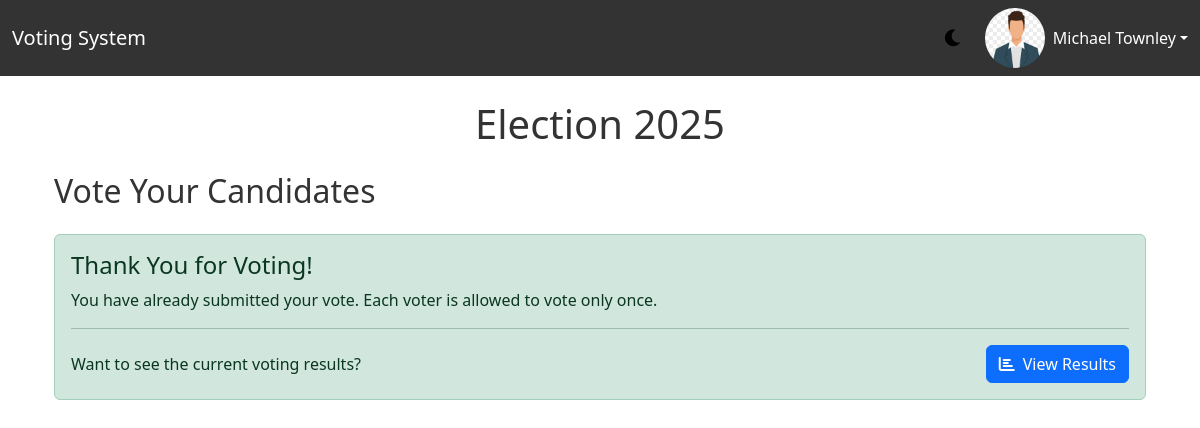
Screenshot of /dashboard.php (signed in) with the database file from the repository.
### tables this page shows
CREATE TABLE `voters` (
  `VoterID` int(11) NOT NULL,
  `FirstName` varchar(100) DEFAULT NULL,
  `LastName` varchar(100) DEFAULT NULL,
  `Email` varchar(100) DEFAULT NULL,
  `Password` varchar(255) DEFAULT NULL,
  `Photo` varchar(255) DEFAULT NULL,
  `Status` enum('active','inactive') DEFAULT 'active'
);

### dashboard.php (the view, shortened to what this page needs)
<?php
include 'config/config.php';
$voterID = $_SESSION['voter_id'];
$voterQuery = $conn->prepare("SELECT * FROM voters WHERE VoterID = ?");
$voterQuery->bind_param("i", $voterID);
$voterQuery->execute();
$voterResult = $voterQuery->get_result();
$voter = $voterResult->fetch_assoc();
$hasVotedQuery = $conn->query("SELECT COUNT(*) as count FROM votes WHERE VoterID = $voterID");
$hasVoted = $hasVotedQuery->fetch_assoc()['count'] > 0;
$electionTitleResult = $conn->query("SELECT Title FROM election_title WHERE Status = 'active' LIMIT 1");
$electionTitle = "Election";
if ($electionTitleResult && $electionTitleResult->num_rows > 0) {
    $electionTitle = $electionTitleResult->fetch_assoc()['Title'];
}
?>
<!DOCTYPE html>
<html lang="en">
<head>
  <link href="https://cdn.jsdelivr.net/npm/bootstrap@5.3.0/dist/css/bootstrap.min.css" rel="stylesheet">
  <link rel="stylesheet" href="https://cdnjs.cloudflare.com/ajax/libs/font-awesome/6.0.0/css/all.min.css">
  <link rel="stylesheet" href="css/voter_dashboard.css">
</head>
<body data-theme="<?php echo isset($_COOKIE['theme']) ? $_COOKIE['theme'] : 'light'; ?>">
  <nav class="navbar navbar-expand-lg">
    <div class="container-fluid">
      <a class="navbar-brand text-white" href="#">Voting System</a>
      <div class="d-flex align-items-center">
        <button type="button" class="theme-toggle me-3" onclick="toggleTheme()">
          <i class="fas fa-moon"></i>
        </button>
        <div class="dropdown">
          <a class="nav-link dropdown-toggle d-flex align-items-center text-white" href="#" role="button" data-bs-toggle="dropdown">
            <img src="../uploads/<?php echo $voter['Photo']; ?>" class="profile-img me-2">
            <?php echo htmlspecialchars($voter['FirstName'] . ' ' . $voter['LastName']); ?>
          </a>
        </div>
      </div>
    </div>
  </nav>
  <div class="container mt-4">
  <div class="container mt-4">
  <div class="text-center mb-4">
    <h1 class="election-title"><?php echo htmlspecialchars($electionTitle); ?></h1>
  </div>
  <h2 class="mb-4">Vote Your Candidates</h2>
    <?php if ($hasVoted): ?>
      <div class="alert alert-success">
        <h4 class="alert-heading">Thank You for Voting!</h4>
        <p>You have already submitted your vote. Each voter is allowed to vote only once.</p>
        <hr>
        <div class="d-flex justify-content-between align-items-center">
          <p class="mb-0">Want to see the current voting results?</p>
          <a href="plugins/vote_tally.php" class="btn btn-primary">
            <i class="fas fa-chart-bar me-2"></i>View Results
         </a>
        </div>
      </div>
    <?php endif; ?>
  </div>
</body>
</html>

### css/voter_dashboard.css (style rules this page uses)
:root { --primary-color: #000000; --secondary-color: #f8f9fa; --text-color: #333; --bg-color: #fff; }
body { background-color: var(--bg-color); color: var(--text-color); transition: background-color 0.3s, color 0.3s; }
.navbar { background-color: #333333 !important; }
.profile-img { width: 60px; height: 60px; border-radius: 50%; object-fit: cover; }
.theme-toggle { cursor: pointer; font-size: 1.2rem; background: none; border: none; color: var(--primary-color); }

### rows the page displays
voters: Photo (picture), FirstName+LastName "Michael Townley"

### other values shown
$electionTitle "Election 2025"
